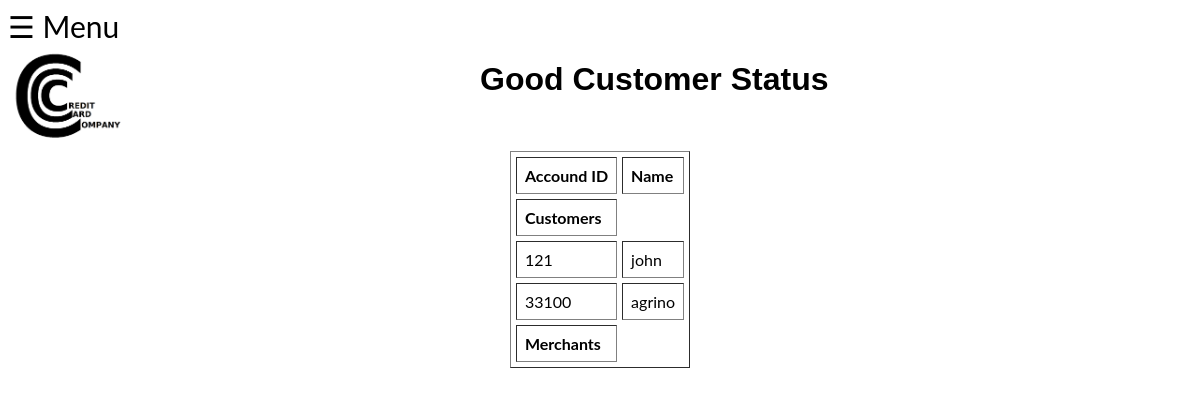
Screenshot of /source_code/good_customer.php with the database file from the repository.
### tables this page shows
CREATE TABLE `customer` (
  `ac_id` smallint(5) UNSIGNED NOT NULL,
  `name` varchar(25) NOT NULL,
  `active` enum('true','false') NOT NULL
);

### source_code/good_customer.php (the view, shortened to what this page needs)
<!DOCTYPE html>
<html lang="en">
	<head>
		<link rel="stylesheet" type="text/css" href="home.css">
		<link rel="stylesheet" type="text/css" href="side.css">
	</head>
	<body >
		<span style="font-size:30px;cursor:pointer" onclick="openNav()">&#9776; Menu</span>
		<header>
			<a href="http://localhost/loged_ccc.php">
				<img style="width: 10%;" id=logo_image src="3.png" alt="No Image">
			</a>
			<h1 style="position: absolute; left: 40%; top:5%; color:black; font-family: sans-serif; text-align: center">Good Customer Status</h1>
		</header>
		<?php
			require_once('connection.php');
			echo '<table align="center"
				cellspacing="5" cellpadding="8" border="solid">
				<tr><td align="left"><b>Accound ID</b></td>
				<td align="left"><b>Name</b></td></tr>
				<td align="left" border="none"><b>Customers</b></td>';
			$query = "SELECT customer.name, customer.ac_id FROM customer INNER JOIN simple_cust ON customer.ac_id=simple_cust.ac_id WHERE customer.active='true' AND simple_cust.cur_due_amount<=0";
			$res = @mysqli_query($db, $query);
			if( $res -> num_rows >0) {
				while ($row = mysqli_fetch_array($res)){
					echo '<tr><td align="left">' .
					$row['ac_id'] . '</td><td align="left">' .
					$row['name'] . '</td>';
					echo '</tr>';
				}
			}
			echo '<td align="left"  ><b border="none">Merchants</b></td>';
			echo '</table>';
		?>
	</body>
</html>

### source_code/side.css (style rules this page uses)
body { font-family: "Lato", sans-serif; }

### rows the page displays
customer: ac_id "121", name "john"
customer: ac_id "33100", name "agrino"
